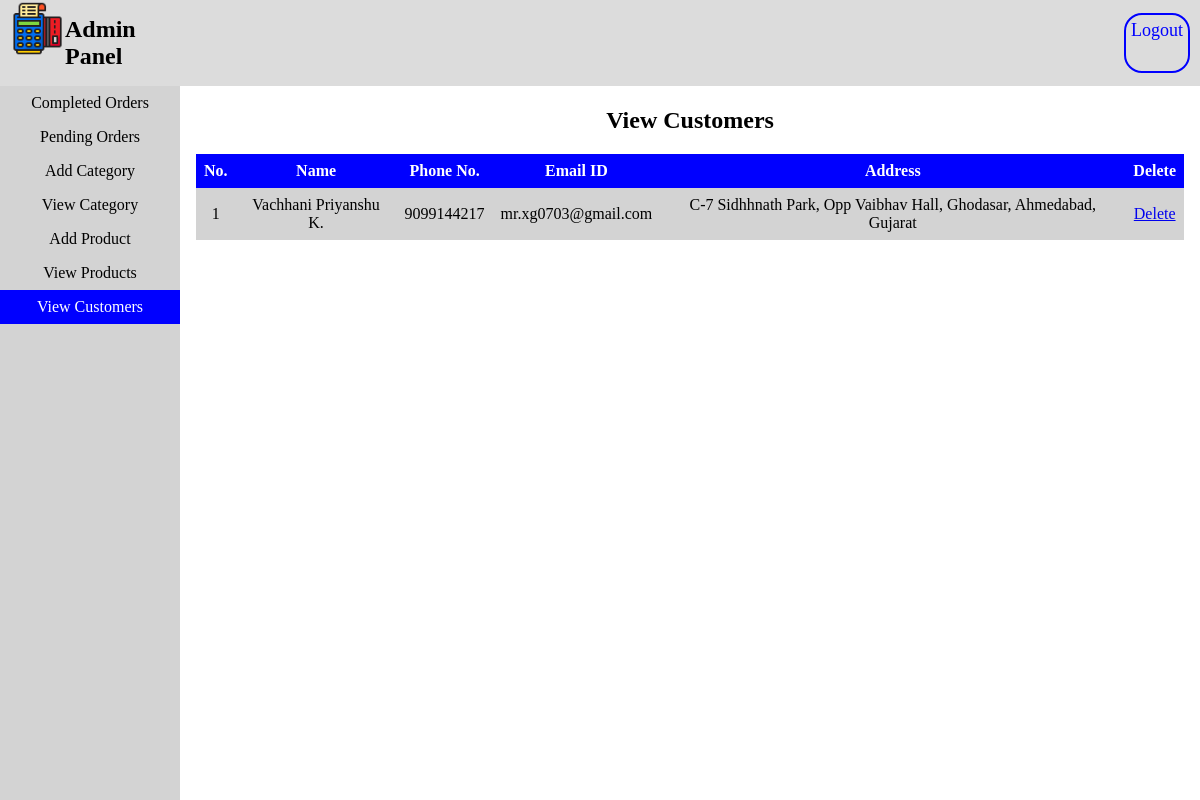
Screenshot of /admin/view_customers.php (signed in) with the database file from the repository.
### tables this page shows
CREATE TABLE `user` (
  `id` int(11) NOT NULL,
  `name` varchar(255) NOT NULL,
  `phone` double NOT NULL,
  `email` varchar(255) NOT NULL,
  `password` varchar(255) NOT NULL,
  `address` varchar(255) NOT NULL,
  `city` varchar(255) NOT NULL,
  `state` varchar(255) NOT NULL
);

### admin/view_customers.php (the view, shortened to what this page needs)
<html>
<head>
    <link rel="stylesheet" href="css/header.css">
    <link rel="stylesheet" href="css/sidebar.css">
    <link rel="stylesheet" href="css/all.css">
</head>
<body>
    <form method="post">
        <div class="header">
            <IMG src="../images/alogo.png" width="55px" height="55px">
            <h2 style="margin:15px 0;">Admin Panel</h2>
            <div class="sodiv">
                <a class="soa" href="logout.php">Logout</a>
            </div>
        </div>
        <ul align="center">
            <li><a href="view_c_orders.php">Completed Orders</a></li>
            <li><a href="view_p_orders.php">Pending Orders</a></li>
            <li><a href="add_category.php">Add Category</a></li>
            <li><a href="view_category.php">View Category</a></li>
            <li><a href="add_product.php">Add Product</a></li>
            <li><a href="view_products.php">View Products</a></li>
            <li><a class="active" href="view_customers.php">View Customers</a></li>
        </ul>
        <div style="margin-left:15%; padding:1px 16px;">
            <h2 align="center">View Customers</h2>
            <?php
                require '../config/db.php';
                $priu=mysqli_query($conn, "SELECT * from user");
                echo "<table class='table'>
					<tr>
						<th>No.</th>
                        <th>Name</th>
						<th>Phone No.</th>
                        <th>Email ID</th>
                        <th>Address</th>
						<th>Delete</th>
					</tr>
                ";
                $no = 0;
                while ($row = mysqli_fetch_array($priu)) {
                    $no += 1;
                    echo "
					<tr align='center'>
                        <td>" . $no . "</td>
						<td>" . $row[1] . "</td>
                        <td>" . $row[2] . "</td>
                        <td>" . $row[3] . "</td>
                        <td>" . $row[5].", ".$row[6].", " .$row[7]. "</td>
                        <td><a href='delete_customers.php?no=" . $row[0] . "'>Delete</a></td>
					</tr>";
                }
                echo "</table>";
            ?>
        </div>
    </form>
</body>
</html>

### admin/css/header.css (style rules this page uses)
.header { overflow: hidden; background-color: gainsboro; padding: 1px 10px; display: flex; flex-direction: row; }
.sodiv { border: 2px solid blue; margin: 12px 0; margin-left: 80.8%; border-radius: 18px; }
.soa { background: none; border-radius: 18px; float: right; color: blue; padding: 5px; font-size: 18px; cursor: pointer; text-decoration: none; }

### admin/css/sidebar.css (style rules this page uses)
ul { list-style-type: none; margin: 0; padding: 0; height: 100%; width: 15%; background-color: lightgray; position: fixed; overflow: auto; }
li a { display: block; color: black; padding: 8px 16px; text-decoration: none; }
li a.active { background-color: blue; color: white; }

### admin/css/all.css (style rules this page uses)
body { margin: 0; }
.table { border-collapse: collapse; width: 100%; }
.table td { padding: 8px; }
.table tr:nth-child(even) { background-color: lightgray; }
.table tr:nth-child(odd) { background-color: rgb(229, 229, 229) }
.table th { padding: 8px; background-color: blue; color: white; }

### rows the page displays
user: name "Vachhani Priyanshu K.", phone "9099144217", email "mr.xg0703@gmail.com", address "C-7 Sidhhnath Park, Opp Vaibhav Hall, Ghodasar", city "Ahmedabad", state "Gujarat"
